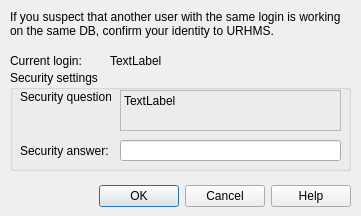
<?xml version="1.0" encoding="UTF-8"?>
<ui version="4.0">
 <class>user_confirm_dialog</class>
 <widget class="QDialog" name="user_confirm_dialog">
  <property name="geometry">
   <rect>
    <x>0</x>
    <y>0</y>
    <width>361</width>
    <height>216</height>
   </rect>
  </property>
  <property name="windowTitle">
   <string>URMHS - Identity confirmation</string>
  </property>
  <widget class="QDialogButtonBox" name="buttonBox">
   <property name="geometry">
    <rect>
     <x>30</x>
     <y>180</y>
     <width>321</width>
     <height>32</height>
    </rect>
   </property>
   <property name="orientation">
    <enum>Qt::Horizontal</enum>
   </property>
   <property name="standardButtons">
    <set>QDialogButtonBox::Cancel|QDialogButtonBox::Help|QDialogButtonBox::Ok</set>
   </property>
  </widget>
  <widget class="QGroupBox" name="groupBox">
   <property name="geometry">
    <rect>
     <x>10</x>
     <y>70</y>
     <width>341</width>
     <height>101</height>
    </rect>
   </property>
   <property name="title">
    <string>Security settings</string>
   </property>
  </widget>
  <widget class="QLabel" name="current_login">
   <property name="geometry">
    <rect>
     <x>110</x>
     <y>50</y>
     <width>181</width>
     <height>21</height>
    </rect>
   </property>
   <property name="text">
    <string>TextLabel</string>
   </property>
  </widget>
  <widget class="QLabel" name="label_2">
   <property name="geometry">
    <rect>
     <x>10</x>
     <y>50</y>
     <width>71</width>
     <height>21</height>
    </rect>
   </property>
   <property name="text">
    <string>Current login:</string>
   </property>
  </widget>
  <widget class="QLineEdit" name="security_answer">
   <property name="geometry">
    <rect>
     <x>120</x>
     <y>140</y>
     <width>221</width>
     <height>21</height>
    </rect>
   </property>
  </widget>
  <widget class="QLabel" name="label_4">
   <property name="geometry">
    <rect>
     <x>20</x>
     <y>90</y>
     <width>91</width>
     <height>21</height>
    </rect>
   </property>
   <property name="text">
    <string>Security question:</string>
   </property>
   <property name="alignment">
    <set>Qt::AlignLeading|Qt::AlignLeft|Qt::AlignTop</set>
   </property>
  </widget>
  <widget class="QLabel" name="security_question">
   <property name="geometry">
    <rect>
     <x>120</x>
     <y>90</y>
     <width>221</width>
     <height>41</height>
    </rect>
   </property>
   <property name="frameShape">
    <enum>QFrame::StyledPanel</enum>
   </property>
   <property name="text">
    <string>TextLabel</string>
   </property>
   <property name="alignment">
    <set>Qt::AlignLeading|Qt::AlignLeft|Qt::AlignTop</set>
   </property>
   <property name="wordWrap">
    <bool>true</bool>
   </property>
   <property name="margin">
    <number>0</number>
   </property>
  </widget>
  <widget class="QLabel" name="label_6">
   <property name="geometry">
    <rect>
     <x>20</x>
     <y>140</y>
     <width>91</width>
     <height>21</height>
    </rect>
   </property>
   <property name="text">
    <string>Security answer:</string>
   </property>
  </widget>
  <widget class="QLabel" name="label_7">
   <property name="geometry">
    <rect>
     <x>10</x>
     <y>10</y>
     <width>341</width>
     <height>41</height>
    </rect>
   </property>
   <property name="text">
    <string>If you suspect that another user with the same login is working on the same DB, confirm your identity to URHMS.</string>
   </property>
   <property name="scaledContents">
    <bool>false</bool>
   </property>
   <property name="alignment">
    <set>Qt::AlignLeading|Qt::AlignLeft|Qt::AlignTop</set>
   </property>
   <property name="wordWrap">
    <bool>true</bool>
   </property>
  </widget>
 </widget>
 <tabstops>
  <tabstop>security_answer</tabstop>
 </tabstops>
 <resources/>
 <connections>
  <connection>
   <sender>buttonBox</sender>
   <signal>accepted()</signal>
   <receiver>user_confirm_dialog</receiver>
   <slot>accept()</slot>
   <hints>
    <hint type="sourcelabel">
     <x>248</x>
     <y>194</y>
    </hint>
    <hint type="destinationlabel">
     <x>157</x>
     <y>215</y>
    </hint>
   </hints>
  </connection>
  <connection>
   <sender>buttonBox</sender>
   <signal>rejected()</signal>
   <receiver>user_confirm_dialog</receiver>
   <slot>reject()</slot>
   <hints>
    <hint type="sourcelabel">
     <x>316</x>
     <y>200</y>
    </hint>
    <hint type="destinationlabel">
     <x>286</x>
     <y>215</y>
    </hint>
   </hints>
  </connection>
  <connection>
   <sender>buttonBox</sender>
   <signal>helpRequested()</signal>
   <receiver>user_confirm_dialog</receiver>
   <slot>onHelpButton()</slot>
   <hints>
    <hint type="sourcelabel">
     <x>90</x>
     <y>194</y>
    </hint>
    <hint type="destinationlabel">
     <x>16</x>
     <y>178</y>
    </hint>
   </hints>
  </connection>
 </connections>
 <slots>
  <slot>onHelpButton()</slot>
 </slots>
</ui>
